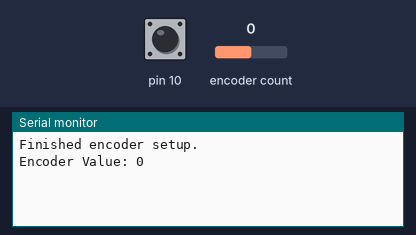
Bench run of a sketch on a simulated Arduino Uno, built with avr-gcc and run on an emulated ATmega328P. On the bench: the last lines printed to the serial monitor. The test bench sets the inputs (shaded band); at power-on: pin 10 HIGH, encoder count 0.

Above: at 1.2 s.
1.3 s: pin 10 pulled LOW for 0.15 s
At 3.1 s:
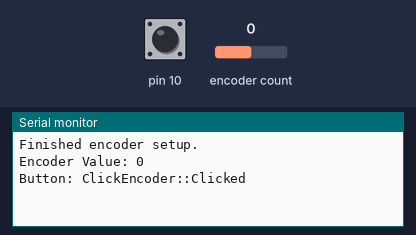
3.5 s: pin 10 pulled LOW for 3.2 s
At 7.4 s:
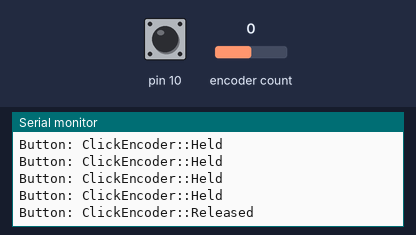
8.2 s: encoder count set to 1
At 9.4 s:
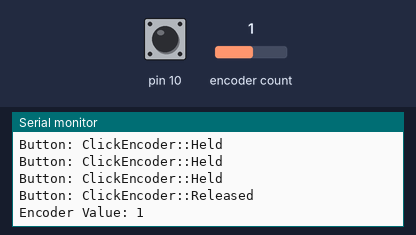
9.7 s: pin 10 driven LOW
12.7 s: encoder count set to 0
At 13.4 s:
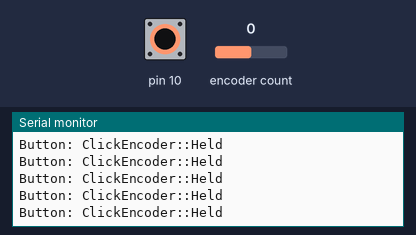

Measured:
- after the input at 1.3 s, the serial monitor: prints a new line after 0.75 s (image 1)
- after the input at 3.5 s, the serial monitor: prints a new line after 1.2 s (image 2)
- after the input at 8.2 s, the serial monitor: prints a new line at once (image 3)
- after the input at 12.7 s, the serial monitor: prints a new line at once (image 4)

The sketch:

ClickEncoderTest_KGW.ino
```cpp
//#define WITH_LCD 1

#include <ClickEncoder.h>
#include <TimerOne.h>

#ifdef WITH_LCD
#include <LiquidCrystal.h>

#define LCD_RS       8
#define LCD_RW       9
#define LCD_EN      10
#define LCD_D4       4
#define LCD_D5       5
#define LCD_D6       6
#define LCD_D7       7

#define LCD_CHARS   20
#define LCD_LINES    4

LiquidCrystal lcd(LCD_RS, LCD_RW, LCD_EN, LCD_D4, LCD_D5, LCD_D6, LCD_D7);
#endif

ClickEncoder *encoder;
int16_t last, value;

void timerIsr() {
  encoder->service();
}

#ifdef WITH_LCD
void displayAccelerationStatus() {
  lcd.setCursor(0, 1);
  lcd.print("Acceleration ");
  lcd.print(encoder->getAccelerationEnabled() ? "on " : "off");
}
#endif

void setup() {
  Serial.begin(115200);
  //encoder = new ClickEncoder(A1, A0, A2);
encoder = new ClickEncoder(8, 9, 10);

#ifdef WITH_LCD
  lcd.begin(LCD_CHARS, LCD_LINES);
  lcd.clear();
  displayAccelerationStatus();
#endif

  Timer1.initialize(1000);
  Timer1.attachInterrupt(timerIsr);

  last = -1;

  Serial.println("Finished encoder setup.");
}

void loop() {
  value += encoder->getValue();

  if (value != last) {
    last = value;
    Serial.print("Encoder Value: ");
    Serial.println(value);
#ifdef WITH_LCD
    lcd.setCursor(0, 0);
    lcd.print("         ");
    lcd.setCursor(0, 0);
    lcd.print(value);
#endif
  }

  ClickEncoder::Button b = encoder->getButton();
  if (b != ClickEncoder::Open) {
    Serial.print("Button: ");
    #define VERBOSECASE(label) case label: Serial.println(#label); break;
    switch (b) {
      VERBOSECASE(ClickEncoder::Pressed);
      VERBOSECASE(ClickEncoder::Held)
      VERBOSECASE(ClickEncoder::Released)
      VERBOSECASE(ClickEncoder::Clicked)
      case ClickEncoder::DoubleClicked:
          Serial.println("ClickEncoder::DoubleClicked");
          encoder->setAccelerationEnabled(!encoder->getAccelerationEnabled());
          Serial.print("  Acceleration is ");
          Serial.println((encoder->getAccelerationEnabled()) ? "enabled" : "disabled");
#ifdef WITH_LCD
          displayAccelerationStatus();
#endif
        break;
    }
  }
}
```
